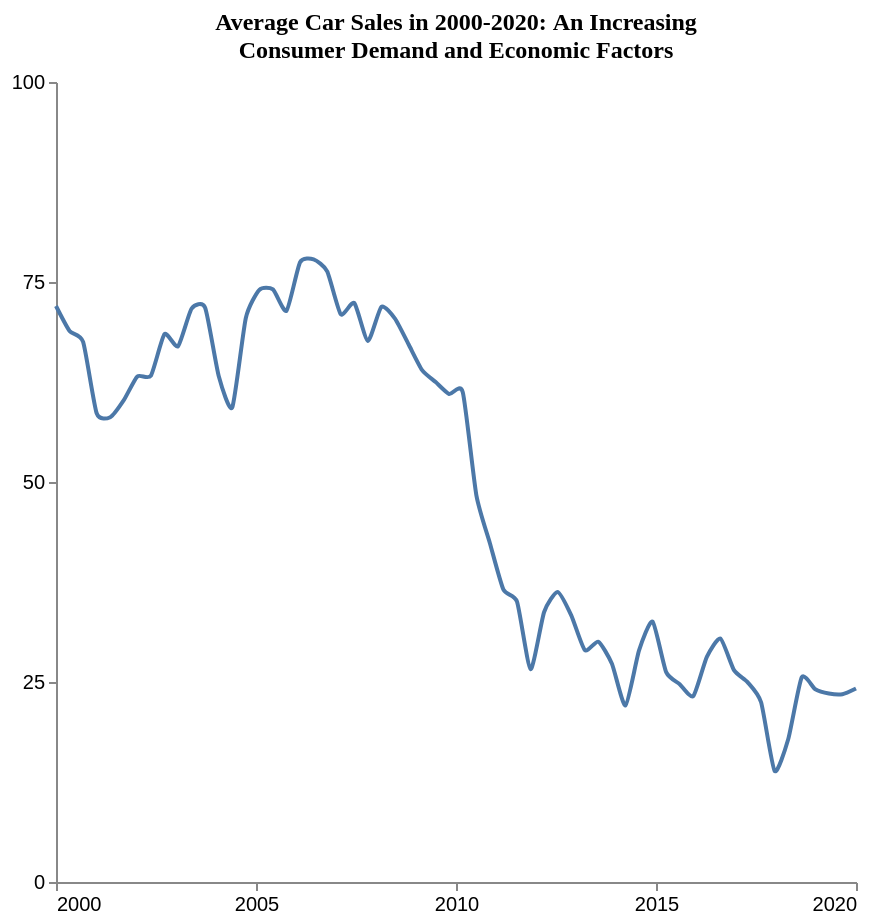

Describe this chart as a Vega-Lite specification.
### Vega-Lite specification from a JSON file in a GitHub repository (floating-point values rounded to 4 significant figures)
{"$schema": "https://vega.github.io/schema/vega-lite/v5.json", "description": "Pattern: downward", "data": {"values": [{"X": 2000.0, "Y": 72.0}, {"X": 2000.0, "Y": 68.88}, {"X": 2001.0, "Y": 67.51}, {"X": 2001.0, "Y": 58.59}, {"X": 2001.0, "Y": 58.1}, {"X": 2002.0, "Y": 60.22}, {"X": 2002.0, "Y": 63.19}, {"X": 2002.0, "Y": 63.29}, {"X": 2003.0, "Y": 68.48}, {"X": 2003.0, "Y": 66.98}, {"X": 2003.0, "Y": 71.68}, {"X": 2004.0, "Y": 71.78}, {"X": 2004.0, "Y": 63.25}, {"X": 2004.0, "Y": 59.34}, {"X": 2005.0, "Y": 70.51}, {"X": 2005.0, "Y": 74.03}, {"X": 2005.0, "Y": 74.07}, {"X": 2006.0, "Y": 71.41}, {"X": 2006.0, "Y": 77.47}, {"X": 2006.0, "Y": 77.83}, {"X": 2007.0, "Y": 76.33}, {"X": 2007.0, "Y": 70.97}, {"X": 2007.0, "Y": 72.37}, {"X": 2008.0, "Y": 67.64}, {"X": 2008.0, "Y": 71.91}, {"X": 2008.0, "Y": 70.41}, {"X": 2009.0, "Y": 67.21}, {"X": 2009.0, "Y": 63.99}, {"X": 2009.0, "Y": 62.49}, {"X": 2010.0, "Y": 60.99}, {"X": 2010.0, "Y": 61.22}, {"X": 2011.0, "Y": 48.36}, {"X": 2011.0, "Y": 42.35}, {"X": 2011.0, "Y": 36.54}, {"X": 2012.0, "Y": 35.04}, {"X": 2012.0, "Y": 26.6}, {"X": 2012.0, "Y": 33.75}, {"X": 2013.0, "Y": 36.25}, {"X": 2013.0, "Y": 33.33}, {"X": 2013.0, "Y": 28.99}, {"X": 2014.0, "Y": 30.04}, {"X": 2014.0, "Y": 27.28}, {"X": 2014.0, "Y": 22.07}, {"X": 2015.0, "Y": 28.94}, {"X": 2015.0, "Y": 32.55}, {"X": 2015.0, "Y": 26.23}, {"X": 2016.0, "Y": 24.73}, {"X": 2016.0, "Y": 23.23}, {"X": 2016.0, "Y": 28.14}, {"X": 2017.0, "Y": 30.43}, {"X": 2017.0, "Y": 26.48}, {"X": 2017.0, "Y": 24.98}, {"X": 2018.0, "Y": 22.46}, {"X": 2018.0, "Y": 13.88}, {"X": 2018.0, "Y": 17.84}, {"X": 2019.0, "Y": 25.59}, {"X": 2019.0, "Y": 24.09}, {"X": 2019.0, "Y": 23.56}, {"X": 2020.0, "Y": 23.47}, {"X": 2020.0, "Y": 24.19}]}, "mark": {"type": "line", "interpolate": "cardinal", "tension": 0.4}, "encoding": {"x": {"field": "X", "type": "quantitative", "title": "", "axis": {"grid": false, "format": "d", "values": [2000, 2005, 2010, 2015, 2020], "tickSize": 4}, "scale": {"domain": [2000, 2020]}}, "y": {"field": "Y", "type": "quantitative", "title": "", "axis": {"grid": false, "format": "d", "values": [0, 25, 50, 75, 100], "tickSize": 4, "tickOpacity": 1}, "scale": {"domain": [0, 100]}}}, "title": {"text": "Average Car Sales in 2000-2020: An Increasing^ Consumer Demand and Economic Factors", "anchor": "middle", "font": "Tahoma", "fontSize": 12}, "config": {"lineBreak": "^", "view": {"stroke": null}}, "height": 400, "width": 400, "autosize": "pad"}
